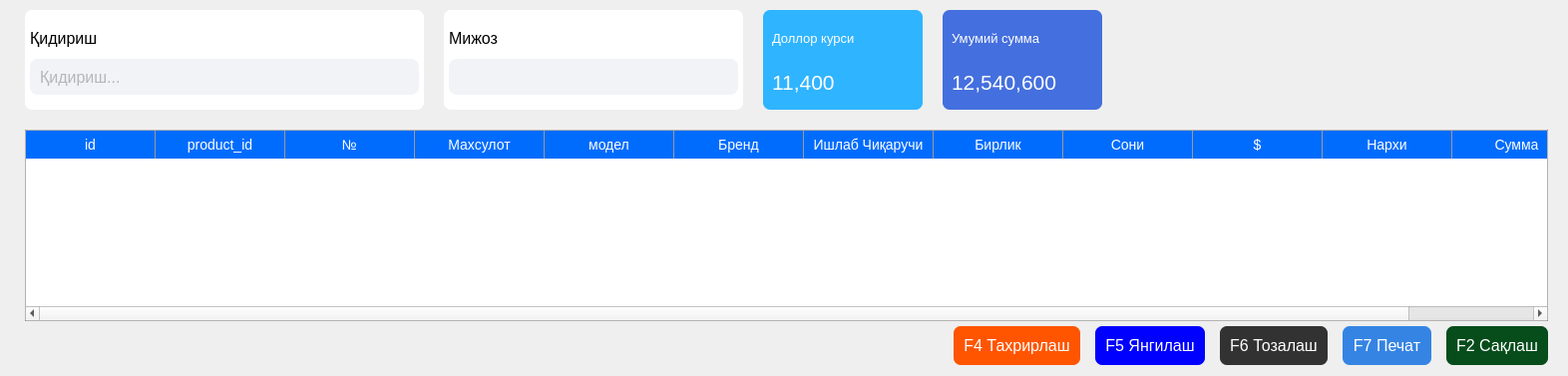
      <widget class="QWidget" name="page_savdo">
       <layout class="QVBoxLayout" name="verticalLayout_3">
        <property name="spacing">
         <number>0</number>
        </property>
        <property name="leftMargin">
         <number>0</number>
        </property>
        <property name="topMargin">
         <number>0</number>
        </property>
        <property name="rightMargin">
         <number>0</number>
        </property>
        <property name="bottomMargin">
         <number>0</number>
        </property>
        <item>
         <widget class="QFrame" name="frame">
          <property name="minimumSize">
           <size>
            <width>0</width>
            <height>120</height>
           </size>
          </property>
          <property name="maximumSize">
           <size>
            <width>16777215</width>
            <height>120</height>
           </size>
          </property>
          <property name="styleSheet">
           <string notr="true">#frame{
	border:none;
}</string>
          </property>
          <property name="frameShape">
           <enum>QFrame::StyledPanel</enum>
          </property>
          <property name="frameShadow">
           <enum>QFrame::Raised</enum>
          </property>
          <layout class="QHBoxLayout" name="horizontalLayout_2">
           <property name="spacing">
            <number>20</number>
           </property>
           <property name="leftMargin">
            <number>25</number>
           </property>
           <property name="topMargin">
            <number>8</number>
           </property>
           <property name="rightMargin">
            <number>20</number>
           </property>
           <property name="bottomMargin">
            <number>8</number>
           </property>
           <item>
            <widget class="QFrame" name="frame_3">
             <property name="minimumSize">
              <size>
               <width>350</width>
               <height>80</height>
              </size>
             </property>
             <property name="maximumSize">
              <size>
               <width>400</width>
               <height>100</height>
              </size>
             </property>
             <property name="styleSheet">
              <string notr="true">QFrame{
	background-color: rgb(255, 255, 255);
	border-radius:7px;
}</string>
             </property>
             <property name="frameShape">
              <enum>QFrame::StyledPanel</enum>
             </property>
             <property name="frameShadow">
              <enum>QFrame::Raised</enum>
             </property>
             <layout class="QVBoxLayout" name="verticalLayout_4">
              <property name="spacing">
               <number>3</number>
              </property>
              <property name="leftMargin">
               <number>5</number>
              </property>
              <property name="topMargin">
               <number>10</number>
              </property>
              <property name="rightMargin">
               <number>5</number>
              </property>
              <property name="bottomMargin">
               <number>15</number>
              </property>
              <item>
               <widget class="QLabel" name="label">
                <property name="font">
                 <font>
                  <pointsize>12</pointsize>
                 </font>
                </property>
                <property name="text">
                 <string>Қидириш</string>
                </property>
               </widget>
              </item>
              <item>
               <widget class="QLineEdit" name="lineEdit">
                <property name="minimumSize">
                 <size>
                  <width>0</width>
                  <height>36</height>
                 </size>
                </property>
                <property name="maximumSize">
                 <size>
                  <width>16777215</width>
                  <height>36</height>
                 </size>
                </property>
                <property name="font">
                 <font>
                  <pointsize>12</pointsize>
                 </font>
                </property>
                <property name="styleSheet">
                 <string notr="true">QLineEdit{
	border:none;
	border-radius:8px;
	background-color: #F2F3F7;
	padding-left:8px;
	padding-right: 30px;
color:#797979;
	background-image: url(:/newPrefix/assets/search.png);
	background-repeat:no-repeat;
	background-position: right center;

}</string>
                </property>
                <property name="placeholderText">
                 <string>Қидириш...</string>
                </property>
               </widget>
              </item>
             </layout>
            </widget>
           </item>
           <item>
            <widget class="QFrame" name="frame_4">
             <property name="minimumSize">
              <size>
               <width>300</width>
               <height>80</height>
              </size>
             </property>
             <property name="maximumSize">
              <size>
               <width>300</width>
               <height>100</height>
              </size>
             </property>
             <property name="styleSheet">
              <string notr="true">QFrame{
	border:none;
	border-radius:7px;
	background-color: rgb(255, 255, 255);
}</string>
             </property>
             <property name="frameShape">
              <enum>QFrame::StyledPanel</enum>
             </property>
             <property name="frameShadow">
              <enum>QFrame::Raised</enum>
             </property>
             <layout class="QVBoxLayout" name="verticalLayout_5">
              <property name="spacing">
               <number>3</number>
              </property>
              <property name="leftMargin">
               <number>5</number>
              </property>
              <property name="topMargin">
               <number>10</number>
              </property>
              <property name="rightMargin">
               <number>5</number>
              </property>
              <property name="bottomMargin">
               <number>15</number>
              </property>
              <item>
               <widget class="QLabel" name="label_3">
                <property name="font">
                 <font>
                  <pointsize>12</pointsize>
                 </font>
                </property>
                <property name="text">
                 <string>Мижоз</string>
                </property>
               </widget>
              </item>
              <item>
               <widget class="QComboBox" name="comboBox">
                <property name="minimumSize">
                 <size>
                  <width>0</width>
                  <height>36</height>
                 </size>
                </property>
                <property name="maximumSize">
                 <size>
                  <width>16777215</width>
                  <height>36</height>
                 </size>
                </property>
                <property name="font">
                 <font>
                  <pointsize>11</pointsize>
                 </font>
                </property>
                <property name="styleSheet">
                 <string notr="true">QComboBox{
	border:none;
	background-color:#F2F3F7;
	color:#1B252E;
	border-radius:8px;
}

QComboBox::drop-down {
subcontrol-origin: padding; 
subcontrol-position: top right;
width: 20px; 
border-top-right-radius: 3px; 
border-bottom-right-radius: 3px;}

QComboBox::down-arrow {
	image: url(:/newPrefix/assets/down-arrow.png);
}</string>
                </property>
                <property name="modelColumn">
                 <number>0</number>
                </property>
               </widget>
              </item>
             </layout>
            </widget>
           </item>
           <item>
            <widget class="QFrame" name="frame_5">
             <property name="minimumSize">
              <size>
               <width>160</width>
               <height>80</height>
              </size>
             </property>
             <property name="maximumSize">
              <size>
               <width>160</width>
               <height>100</height>
              </size>
             </property>
             <property name="styleSheet">
              <string notr="true">QFrame{
	border:none;
	border-radius:7px;
	background-color:#2FB4FF;
color:#fff;
}</string>
             </property>
             <property name="frameShape">
              <enum>QFrame::StyledPanel</enum>
             </property>
             <property name="frameShadow">
              <enum>QFrame::Raised</enum>
             </property>
             <layout class="QVBoxLayout" name="verticalLayout_6">
              <item>
               <widget class="QLabel" name="label_4">
                <property name="font">
                 <font>
                  <pointsize>10</pointsize>
                 </font>
                </property>
                <property name="text">
                 <string>Доллор курси</string>
                </property>
               </widget>
              </item>
              <item>
               <widget class="QLabel" name="label_5">
                <property name="font">
                 <font>
                  <pointsize>16</pointsize>
                 </font>
                </property>
                <property name="text">
                 <string>11,400</string>
                </property>
               </widget>
              </item>
             </layout>
            </widget>
           </item>
           <item>
            <widget class="QFrame" name="frame_6">
             <property name="minimumSize">
              <size>
               <width>160</width>
               <height>80</height>
              </size>
             </property>
             <property name="maximumSize">
              <size>
               <width>160</width>
               <height>100</height>
              </size>
             </property>
             <property name="styleSheet">
              <string notr="true">QFrame{
	border:none;
	border-radius:7px;
	background-color:#446FDE;
color:#fff;
}</string>
             </property>
             <property name="frameShape">
              <enum>QFrame::StyledPanel</enum>
             </property>
             <property name="frameShadow">
              <enum>QFrame::Raised</enum>
             </property>
             <layout class="QVBoxLayout" name="verticalLayout_7">
              <item>
               <widget class="QLabel" name="label_6">
                <property name="font">
                 <font>
                  <pointsize>10</pointsize>
                 </font>
                </property>
                <property name="text">
                 <string>Умумий сумма</string>
                </property>
               </widget>
              </item>
              <item>
               <widget class="QLabel" name="label_7">
                <property name="font">
                 <font>
                  <pointsize>16</pointsize>
                 </font>
                </property>
                <property name="text">
                 <string>12,540,600</string>
                </property>
               </widget>
              </item>
             </layout>
            </widget>
           </item>
           <item>
            <spacer name="horizontalSpacer">
             <property name="orientation">
              <enum>Qt::Horizontal</enum>
             </property>
             <property name="sizeHint" stdset="0">
              <size>
               <width>255</width>
               <height>20</height>
              </size>
             </property>
            </spacer>
           </item>
          </layout>
         </widget>
        </item>
        <item>
         <widget class="QFrame" name="frame_2">
          <property name="styleSheet">
           <string notr="true">#frame_2{
	border:none;
}</string>
          </property>
          <property name="frameShape">
           <enum>QFrame::StyledPanel</enum>
          </property>
          <property name="frameShadow">
           <enum>QFrame::Raised</enum>
          </property>
          <layout class="QVBoxLayout" name="verticalLayout_8">
           <property name="spacing">
            <number>5</number>
           </property>
           <property name="leftMargin">
            <number>25</number>
           </property>
           <property name="topMargin">
            <number>10</number>
           </property>
           <property name="rightMargin">
            <number>20</number>
           </property>
           <property name="bottomMargin">
            <number>10</number>
           </property>
           <item>
            <widget class="QTableWidget" name="tableWidget">
             <property name="font">
              <font>
               <pointsize>10</pointsize>
              </font>
             </property>
             <property name="styleSheet">
              <string notr="true">QTableWidget{
	background-color: rgb(255, 255, 255);
	border:1px solid rgba(102, 102, 102, 0.5);
	border-collapse: collapse;
	
}
QTableWidget::item:selected{
	background-color: rgb(111, 162, 28);
	color: rgb(255, 255, 255);
}
QHeaderView::section {
    background-color: #006CFE;
    padding: 4px;
    font-size: 14px;
	color:#fff;
    border-style: none;
	border-right:1px solid rgb(154, 153, 150);
}

 QScrollBar:horizontal {
        border: none;
        background: #F5F5F5;
        height: 10px;
        margin: 0px 21px 0 21px;
    }

    QScrollBar::handle:horizontal {
        background: #C0C0C0;
        min-width: 20px;
    }

    QScrollBar::add-line:horizontal {
        border: none;
        background: none;
    }

    QScrollBar::sub-line:horizontal {
        border: none;
        background: none;
    }

QScrollBar:vertical {
        border: none;
        background: #F5F5F5;
        width: 10px;
        margin: 21px 0 21px 0;
    }

    QScrollBar::handle:vertical {
        background: #C0C0C0;
        min-height: 20px;
    }

    QScrollBar::add-line:vertical {
        border: none;
        background: none;
    }

    QScrollBar::sub-line:vertical {
        border: none;
        background: none;
    }
</string>
             </property>
             <property name="verticalScrollBarPolicy">
              <enum>Qt::ScrollBarAsNeeded</enum>
             </property>
             <property name="horizontalScrollBarPolicy">
              <enum>Qt::ScrollBarAsNeeded</enum>
             </property>
             <property name="editTriggers">
              <set>QAbstractItemView::NoEditTriggers</set>
             </property>
             <property name="selectionMode">
              <enum>QAbstractItemView::SingleSelection</enum>
             </property>
             <property name="selectionBehavior">
              <enum>QAbstractItemView::SelectRows</enum>
             </property>
             <property name="rowCount">
              <number>0</number>
             </property>
             <attribute name="horizontalHeaderVisible">
              <bool>true</bool>
             </attribute>
             <attribute name="horizontalHeaderDefaultSectionSize">
              <number>130</number>
             </attribute>
             <attribute name="horizontalHeaderStretchLastSection">
              <bool>false</bool>
             </attribute>
             <attribute name="verticalHeaderVisible">
              <bool>false</bool>
             </attribute>
             <column>
              <property name="text">
               <string>id</string>
              </property>
             </column>
             <column>
              <property name="text">
               <string>product_id</string>
              </property>
             </column>
             <column>
              <property name="text">
               <string>№</string>
              </property>
             </column>
             <column>
              <property name="text">
               <string>Махсулот</string>
              </property>
             </column>
             <column>
              <property name="text">
               <string>модел</string>
              </property>
             </column>
             <column>
              <property name="text">
               <string>Бренд</string>
              </property>
             </column>
             <column>
              <property name="text">
               <string>Ишлаб Чиқаручи</string>
              </property>
             </column>
             <column>
              <property name="text">
               <string>Бирлик</string>
              </property>
             </column>
             <column>
              <property name="text">
               <string>Сони</string>
              </property>
             </column>
             <column>
              <property name="text">
               <string>$</string>
              </property>
             </column>
             <column>
              <property name="text">
               <string>Нархи</string>
              </property>
             </column>
             <column>
              <property name="text">
               <string>Сумма</string>
              </property>
             </column>
            </widget>
           </item>
           <item>
            <widget class="QFrame" name="frame_7">
             <property name="minimumSize">
              <size>
               <width>0</width>
               <height>40</height>
              </size>
             </property>
             <property name="maximumSize">
              <size>
               <width>16777215</width>
               <height>40</height>
              </size>
             </property>
             <property name="styleSheet">
              <string notr="true">QFrame {
	border:none;
}

QFrame QPushButton{
	border:none;
	border-radius:7px;
	padding:10px;
}</string>
             </property>
             <property name="frameShape">
              <enum>QFrame::StyledPanel</enum>
             </property>
             <property name="frameShadow">
              <enum>QFrame::Raised</enum>
             </property>
             <layout class="QHBoxLayout" name="horizontalLayout_3">
              <property name="spacing">
               <number>15</number>
              </property>
              <property name="leftMargin">
               <number>0</number>
              </property>
              <property name="topMargin">
               <number>0</number>
              </property>
              <property name="rightMargin">
               <number>0</number>
              </property>
              <property name="bottomMargin">
               <number>0</number>
              </property>
              <item>
               <spacer name="horizontalSpacer_2">
                <property name="orientation">
                 <enum>Qt::Horizontal</enum>
                </property>
                <property name="sizeHint" stdset="0">
                 <size>
                  <width>931</width>
                  <height>20</height>
                 </size>
                </property>
               </spacer>
              </item>
              <item>
               <widget class="QPushButton" name="btn_edit">
                <property name="font">
                 <font>
                  <pointsize>12</pointsize>
                 </font>
                </property>
                <property name="styleSheet">
                 <string notr="true">QPushButton{
	color:#fff;
	background-color: rgb(255, 85, 0);
}

QPushButton:hover{
	
	background-color: rgb(170, 85, 0);
}</string>
                </property>
                <property name="text">
                 <string>F4 Тахрирлаш</string>
                </property>
               </widget>
              </item>
              <item>
               <widget class="QPushButton" name="btn_new">
                <property name="font">
                 <font>
                  <pointsize>12</pointsize>
                 </font>
                </property>
                <property name="styleSheet">
                 <string notr="true">QPushButton{
	color:#fff;
	background-color: rgb(0, 0, 255);
}

QPushButton:hover{
	background-color: rgb(0, 0, 127);
}</string>
                </property>
                <property name="text">
                 <string>F5 Янгилаш</string>
                </property>
               </widget>
              </item>
              <item>
               <widget class="QPushButton" name="btn_clear">
                <property name="font">
                 <font>
                  <pointsize>12</pointsize>
                 </font>
                </property>
                <property name="styleSheet">
                 <string notr="true">QPushButton{
	color:#fff;
	background-color: rgb(50, 50, 50);
}

QPushButton:hover{
	background-color: rgb(25, 25, 25);
}</string>
                </property>
                <property name="text">
                 <string>F6 Тозалаш</string>
                </property>
               </widget>
              </item>
              <item>
               <widget class="QPushButton" name="btn_print">
                <property name="font">
                 <font>
                  <pointsize>12</pointsize>
                 </font>
                </property>
                <property name="styleSheet">
                 <string notr="true">QPushButton{
	color:#fff;
	background-color: rgb(53, 132, 228);
}

QPushButton:hover{
	
	background-color: rgb(98, 160, 234);
}</string>
                </property>
                <property name="text">
                 <string>F7 Печат</string>
                </property>
               </widget>
              </item>
              <item>
               <widget class="QPushButton" name="btn_save">
                <property name="font">
                 <font>
                  <pointsize>12</pointsize>
                 </font>
                </property>
                <property name="styleSheet">
                 <string notr="true">QPushButton{
	color:#fff;
	background-color: rgb(7, 76, 27);
}

QPushButton:hover{
	background-color: rgb(46, 194, 126);
}</string>
                </property>
                <property name="text">
                 <string>F2 Сақлаш</string>
                </property>
               </widget>
              </item>
             </layout>
            </widget>
           </item>
          </layout>
         </widget>
        </item>
       </layout>
      </widget>
